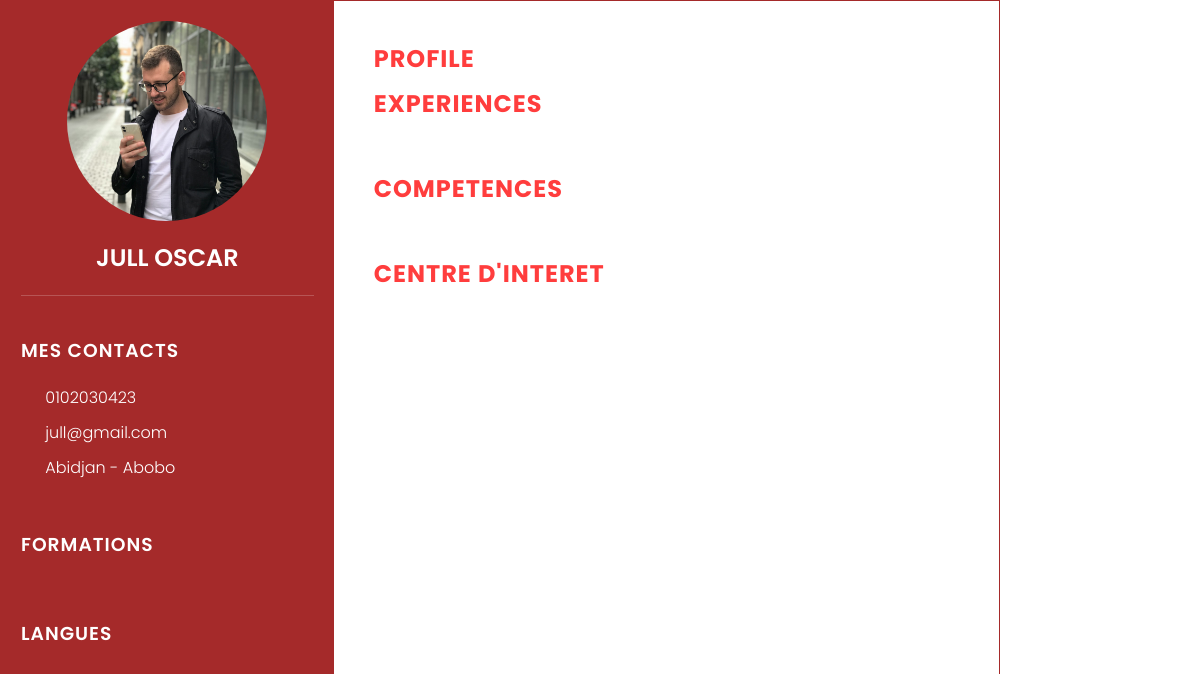
The app's page /format/ (signed in) with its own data.
### App/models.py (models this page shows)
class Personne(AbstractUser):
    email = models.EmailField(unique=True)
    username = None
    last_name = None
    first_name = None
    nom = models.CharField(max_length=30)
    prenom = models.CharField(max_length=30)
    telephone = models.CharField(max_length=30, unique=True)
    adresse = models.CharField(max_length=200)
    photo = models.ImageField(upload_to="photos/")
    USERNAME_FIELD = 'email'
    REQUIRED_FIELDS = ['nom', 'prenom', 'telephone','adresse']
    objects = PersonneManager()

### App/views.py (the view)
# urls.py: path('format/',views.format, name='format'),
def format(request):
    return render(request, "formatCv/1.html")

### App/templates/formatCv/1.html (shortened to what this page needs)
    <div class="container">
        <div class="left-side">
            <div class="profileTexte">
                <div class="imgBx" >
                    {% if cv.photo %}
                        <img src="{{cv.photo.url}}" id="photo">
                    {% else %}
                        <img src="{{user.photo.url}}" id="photo">
                    {% endif %}
                </div>
                <h2 id="nom">{{user.prenom}} {{user.nom|upper}}<br></h2>
            </div>
            <div class="contactInfo">
                <h3 class="title">Mes contacts</h3>
                <ul>
                    <li>
                        <span class="text" id="telephone">{{user.telephone}}</span>
                    </li>
                    <li>
                        <span class="text" id="email">{{user.email}}</span>
                    </li>
                    <li>
                        <span class="text" id="adresse">{{user.adresse}}</span>
                    </li>
                </ul>
            </div>
            <div class="contactInfo education">
                <h3 class="title">Formations</h3>
            </div>
            <div class="contactInfo language">
                <h3 class="title">Langues</h3>
            </div>
        </div>
        <div class="right-side">
            <div class="about">
                <h2 class="title2">Profile</h2>
                <h2 class="title2">Experiences</h2>
            </div>
            <div class="about skills">
                <h2 class="title2">Competences</h2>
            </div>
            <div class="about interest">
                <h2 class="title2">Centre d'interet</h2>
            </div>
        </div>
    </div>

### App/templates/formatCv/1.html (style rules this page uses)
* { margin: 0; padding: 0; box-sizing: border-box; font-family: 'Poppins', sans-serif; }
.container { position: relative; width: 100%; max-width: 1000px; min-height: 1000px; background: #fff; display: grid; border: 1px solid brown; grid-template-columns: 1fr 2fr; }
.container .left-side { position: relative; background: brown; padding: 20px; }
.profileTexte { position: relative; display: flex; flex-direction: column; align-items: center; padding-bottom: 20px; border-bottom: 1px solid rgba(255,255,255,0.2); }
.profileTexte .imgBx { position: relative; width: 200px; height: 200px; border-radius: 50%; overflow: hidden; }
.profileTexte .imgBx img { top: 0; left: 0; width: 100%; height: 100%; object-fit: cover; }
.profileTexte h2 { color: #fff; font-size: 1.5em; margin-top: 20px; text-transform: uppercase; text-align: center; font-weight: 600; line-height: 1.4em; }
.contactInfo { padding-top: 40px; }
.title { color: #fff; text-transform: uppercase; font-weight: 600; letter-spacing: 1px; margin-bottom: 20px; }
.contactInfo ul { position: relative; }
.contactInfo ul li { position: relative; list-style: none; margin: 10px 0; cursor: pointer; }
.contactInfo ul li span { color: #fff; font-weight: 300; }
.container .right-side { position: relative; background: #fff; padding: 40px; }
.about { margin-bottom: 50px; }
.about:last-child { margin-bottom: 0; }
.title2 { color: rgb(255, 61, 61); text-transform: uppercase; letter-spacing: 1px; margin-bottom: 10px; }

### records on screen
Personne: photo (picture), prenom "JULL", nom "OSCAR", telephone "0102030423", email "jull@gmail.com", adresse "Abidjan - Abobo"
